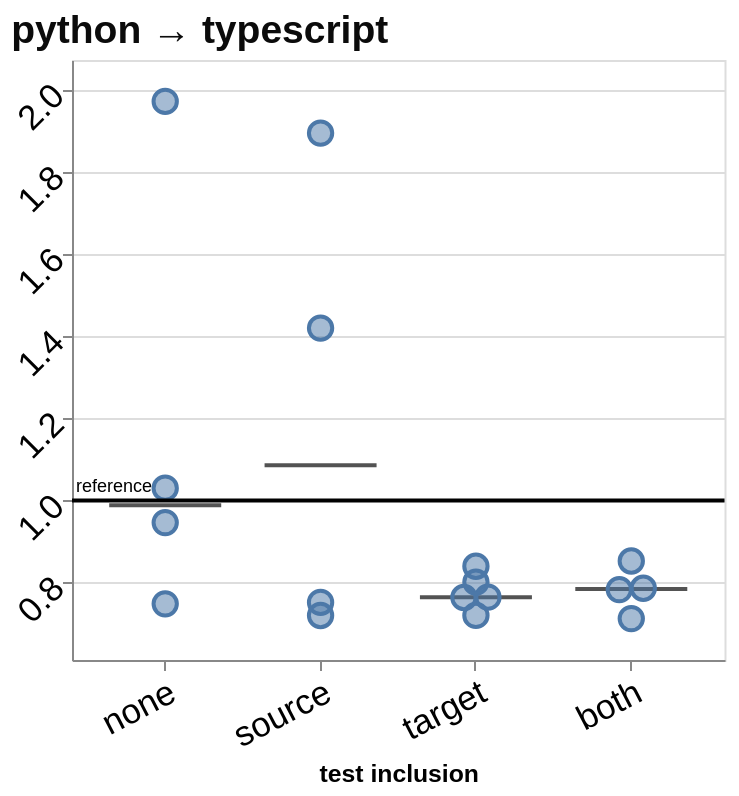

Specify this chart in Vega-Lite:
### Vega-Lite specification from a JSON file in a GitHub repository (floating-point values rounded to 4 significant figures)
{"config": {"view": {"continuousWidth": 300, "continuousHeight": 300}, "axis": {"labelAngle": -45}, "axisX": {"labelAngle": -37.5}}, "layer": [{"data": {"name": "data-580a46a7f2152375b08d86dd0a449b02"}, "mark": {"type": "tick", "color": "#0b0b0b", "opacity": 0.7, "size": 56, "thickness": 2}, "encoding": {"x": {"field": "condition", "sort": ["no tests", "source tests", "target tests", "both tests"], "title": "test inclusion", "type": "nominal", "axis": {"labelFontSize": 17.32, "titleFontSize": 12.38, "labelExpr": "{'no tests': 'none', 'source tests': 'source', 'target tests': 'target', 'both tests': 'both'}[datum.label]", "labelAngle": -27.5}}, "xOffset": {"field": "nudge", "scale": {"domain": [-2, 2], "range": [7.071, 55.07]}, "title": null, "type": "quantitative"}, "y": {"field": "value", "scale": {"domain": [0.6115, 2.073], "nice": false}, "title": null, "type": "quantitative", "axis": {"labelFontSize": 17.32, "titleFontSize": 22}}}}, {"data": {"name": "data-f7d490249c51e770f621fa97884bdf05"}, "mark": {"type": "point", "filled": true, "size": 136, "fillOpacity": 0.5, "stroke": "#4c78a8", "strokeWidth": 2, "strokeOpacity": 1}, "encoding": {"tooltip": [{"field": "port", "title": "run", "type": "nominal"}, {"field": "value", "format": ".2f", "title": "ladder time ÷ reference", "type": "quantitative"}, {"field": "ladder_rungs_completed", "title": "rungs completed", "type": "quantitative"}, {"field": "ladder_total_ms", "format": ",.1f", "title": "total ms", "type": "quantitative"}], "x": {"field": "condition", "sort": ["no tests", "source tests", "target tests", "both tests"], "title": "test inclusion", "type": "nominal", "axis": {"labelFontSize": 17.32, "titleFontSize": 12.38, "labelExpr": "{'no tests': 'none', 'source tests': 'source', 'target tests': 'target', 'both tests': 'both'}[datum.label]", "labelAngle": -27.5}}, "xOffset": {"field": "nudge", "scale": {"domain": [-2, 2], "range": [7.071, 55.07]}, "title": null, "type": "quantitative"}, "y": {"field": "value", "scale": {"domain": [0.6115, 2.073], "nice": false}, "title": null, "type": "quantitative", "axis": {"labelFontSize": 17.32, "titleFontSize": 22}}}}, {"data": {"name": "data-a630986baac081710e889288b28dd2bb"}, "mark": {"type": "rule", "color": "black", "strokeWidth": 2}, "encoding": {"y": {"field": "value", "scale": {"domain": [0.6115, 2.073], "nice": false}, "title": null, "type": "quantitative", "axis": {"labelFontSize": 17.32, "titleFontSize": 22}}}}, {"data": {"name": "data-a630986baac081710e889288b28dd2bb"}, "mark": {"type": "text", "align": "left", "baseline": "bottom", "dy": -2, "fontSize": 9}, "encoding": {"text": {"field": "label", "type": "nominal"}, "x": {"value": 2}, "y": {"field": "value", "scale": {"domain": [0.6115, 2.073], "nice": false}, "title": null, "type": "quantitative", "axis": {"labelFontSize": 17.32, "titleFontSize": 22}}}}], "height": 300, "title": {"text": "python → typescript", "anchor": "start", "color": "#0b0b0b", "fontSize": 19.5}, "width": 326.2, "$schema": "https://vega.github.io/schema/vega-lite/v6.4.1.json", "datasets": {"data-580a46a7f2152375b08d86dd0a449b02": [{"condition": "no tests", "value": 0.9882, "nudge": 0.0}, {"condition": "source tests", "value": 1.086, "nudge": 0.0}, {"condition": "target tests", "value": 0.7645, "nudge": 0.0}, {"condition": "both tests", "value": 0.7846, "nudge": 0.0}], "data-f7d490249c51e770f621fa97884bdf05": [{"run_id": "20260908T234247Z_2da5a2c0", "condition": "no tests", "ladder_rungs_completed": 16, "ladder_total_ms": 416.1, "value": 1.03, "reference": 1.0, "port": "2da5a2c0", "nudge": 0.0}, {"run_id": "20260909T015142Z_f8ca89ff", "condition": "no tests", "ladder_rungs_completed": 16, "ladder_total_ms": 409.9, "value": 0.9463, "reference": 1.0, "port": "f8ca89ff", "nudge": 0.0}, {"run_id": "20260909T035041Z_2d7fbef6", "condition": "no tests", "ladder_rungs_completed": 16, "ladder_total_ms": 370.1, "value": 0.7483, "reference": 1.0, "port": "2d7fbef6", "nudge": 0.0}, {"run_id": "20260909T140517Z_670261ce", "condition": "no tests", "ladder_rungs_completed": 18, "ladder_total_ms": 20950.0, "value": 1.972, "reference": 1.0, "port": "670261ce", "nudge": 0.0}, {"run_id": "20260909T013603Z_054a84ca", "condition": "source tests", "ladder_rungs_completed": 16, "ladder_total_ms": 359.5, "value": 0.7198, "reference": 1.0, "port": "054a84ca", "nudge": 0.0}, {"run_id": "20260909T134433Z_3f62598c", "condition": "source tests", "ladder_rungs_completed": 16, "ladder_total_ms": 366.2, "value": 0.7517, "reference": 1.0, "port": "3f62598c", "nudge": 0.0}, {"run_id": "20260909T154949Z_461ef9c5", "condition": "source tests", "ladder_rungs_completed": 16, "ladder_total_ms": 496.0, "value": 1.42, "reference": 1.0, "port": "461ef9c5", "nudge": 0.0}, {"run_id": "20260909T190508Z_7c1544c0", "condition": "source tests", "ladder_rungs_completed": 16, "ladder_total_ms": 575.0, "value": 1.895, "reference": 1.0, "port": "7c1544c0", "nudge": 0.0}, {"run_id": "20260909T012246Z_fbe56704", "condition": "target tests", "ladder_rungs_completed": 16, "ladder_total_ms": 372.7, "value": 0.7645, "reference": 1.0, "port": "fbe56704", "nudge": 0.5}, {"run_id": "20260909T032340Z_f01d5496", "condition": "target tests", "ladder_rungs_completed": 16, "ladder_total_ms": 364.3, "value": 0.7201, "reference": 1.0, "port": "f01d5496", "nudge": 0.0}, {"run_id": "20260909T133702Z_8305aa82", "condition": "target tests", "ladder_rungs_completed": 16, "ladder_total_ms": 388.2, "value": 0.8398, "reference": 1.0, "port": "8305aa82", "nudge": 0.0}, {"run_id": "20260909T154334Z_609edff1", "condition": "target tests", "ladder_rungs_completed": 16, "ladder_total_ms": 369.7, "value": 0.7637, "reference": 1.0, "port": "609edff1", "nudge": -0.5}, {"run_id": "20260909T185402Z_14873f98", "condition": "target tests", "ladder_rungs_completed": 16, "ladder_total_ms": 379.6, "value": 0.8012, "reference": 1.0, "port": "14873f98", "nudge": 0.0}, {"run_id": "20260909T011452Z_9f286468", "condition": "both tests", "ladder_rungs_completed": 16, "ladder_total_ms": 372.3, "value": 0.7861, "reference": 1.0, "port": "9f286468", "nudge": 0.5}, {"run_id": "20260909T132655Z_2a16d72b", "condition": "both tests", "ladder_rungs_completed": 16, "ladder_total_ms": 391.4, "value": 0.8526, "reference": 1.0, "port": "2a16d72b", "nudge": 0.0}, {"run_id": "20260909T153339Z_9de9fd66", "condition": "both tests", "ladder_rungs_completed": 16, "ladder_total_ms": 379.5, "value": 0.783, "reference": 1.0, "port": "9de9fd66", "nudge": -0.5}, {"run_id": "20260909T184722Z_089a4294", "condition": "both tests", "ladder_rungs_completed": 16, "ladder_total_ms": 365.2, "value": 0.7123, "reference": 1.0, "port": "089a4294", "nudge": 0.0}], "data-a630986baac081710e889288b28dd2bb": [{"value": 1.0, "label": "reference"}]}, "padding": {"left": 5, "top": 5, "right": 6.25, "bottom": 5}}
